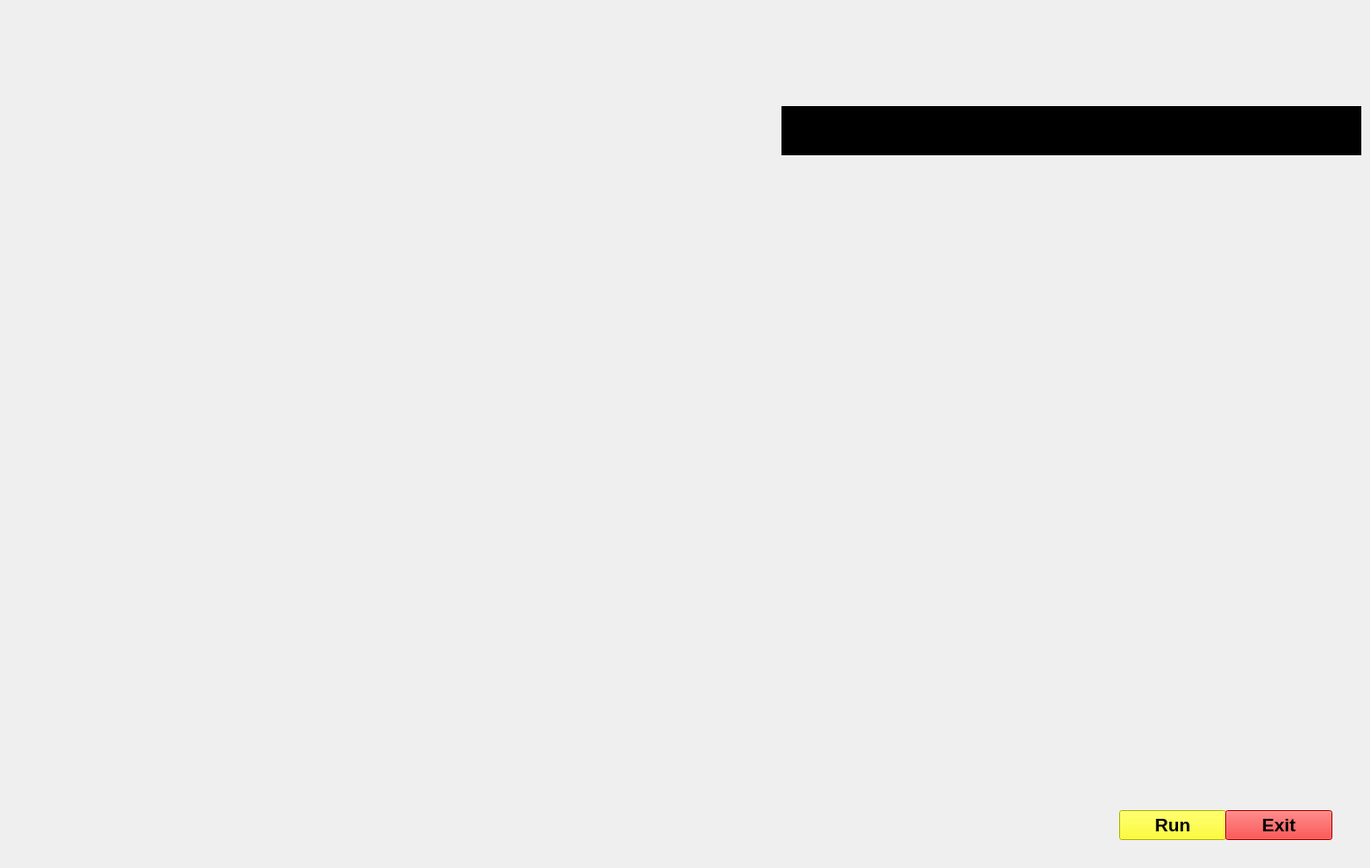
<?xml version="1.0" encoding="UTF-8"?>
<ui version="4.0">
 <class>friday</class>
 <widget class="QMainWindow" name="friday">
  <property name="geometry">
   <rect>
    <x>0</x>
    <y>0</y>
    <width>1420</width>
    <height>900</height>
   </rect>
  </property>
  <property name="windowTitle">
   <string>MainWindow</string>
  </property>
  <widget class="QWidget" name="centralwidget">
   <widget class="QLabel" name="label">
    <property name="geometry">
     <rect>
      <x>-20</x>
      <y>-50</y>
      <width>1551</width>
      <height>1011</height>
     </rect>
    </property>
    <property name="text">
     <string/>
    </property>
    <property name="pixmap">
     <pixmap>iron.gif</pixmap>
    </property>
   </widget>
   <widget class="QPushButton" name="pushButton">
    <property name="geometry">
     <rect>
      <x>1160</x>
      <y>840</y>
      <width>111</width>
      <height>31</height>
     </rect>
    </property>
    <property name="font">
     <font>
      <pointsize>14</pointsize>
      <weight>75</weight>
      <bold>true</bold>
     </font>
    </property>
    <property name="styleSheet">
     <string notr="true">background-color: rgb(255, 255, 0);</string>
    </property>
    <property name="text">
     <string>Run</string>
    </property>
   </widget>
   <widget class="QPushButton" name="pushButton_2">
    <property name="geometry">
     <rect>
      <x>1270</x>
      <y>840</y>
      <width>111</width>
      <height>31</height>
     </rect>
    </property>
    <property name="font">
     <font>
      <pointsize>14</pointsize>
      <weight>75</weight>
      <bold>true</bold>
     </font>
    </property>
    <property name="styleSheet">
     <string notr="true">background-color: rgb(255, 0, 0);</string>
    </property>
    <property name="text">
     <string>Exit</string>
    </property>
   </widget>
   <widget class="QLabel" name="label_2">
    <property name="geometry">
     <rect>
      <x>20</x>
      <y>10</y>
      <width>411</width>
      <height>161</height>
     </rect>
    </property>
    <property name="text">
     <string/>
    </property>
    <property name="pixmap">
     <pixmap>start.gif</pixmap>
    </property>
   </widget>
   <widget class="QTextBrowser" name="textBrowser">
    <property name="geometry">
     <rect>
      <x>810</x>
      <y>110</y>
      <width>301</width>
      <height>51</height>
     </rect>
    </property>
    <property name="font">
     <font>
      <family>Nirmala UI</family>
      <pointsize>16</pointsize>
      <weight>75</weight>
      <bold>true</bold>
     </font>
    </property>
    <property name="styleSheet">
     <string notr="true">background:transprant;
border-radius:none</string>
    </property>
   </widget>
   <widget class="QTextBrowser" name="textBrowser_2">
    <property name="geometry">
     <rect>
      <x>1110</x>
      <y>110</y>
      <width>301</width>
      <height>51</height>
     </rect>
    </property>
    <property name="font">
     <font>
      <family>Nirmala UI</family>
      <pointsize>16</pointsize>
      <weight>75</weight>
      <bold>true</bold>
     </font>
    </property>
    <property name="styleSheet">
     <string notr="true">background:transprant;
border-radius:none;</string>
    </property>
   </widget>
  </widget>
 </widget>
 <resources/>
 <connections/>
</ui>
